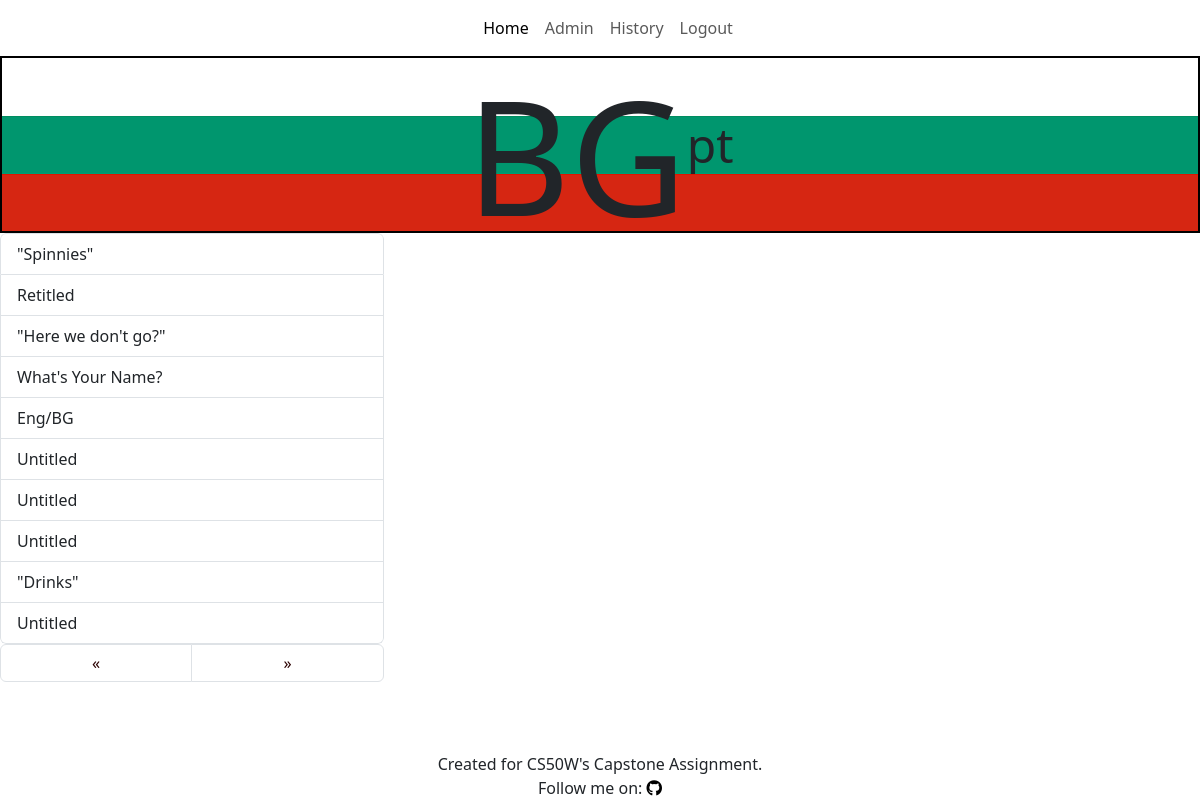
The page /history/2?page=2 (signed in) on the database its author committed.
### BGpt/models.py (models this page shows)
class User(AbstractUser):
    pass

class Chat(models.Model):
    user = models.ForeignKey("User", on_delete=models.CASCADE, related_name="chatter")
    session = models.IntegerField()
    title = models.CharField(max_length=100)
    input = models.TextField(max_length=500)
    response = models.TextField(max_length=500)
    trans_resp = models.TextField(max_length=500)
    timestamp = models.DateTimeField(auto_now_add=True)

### BGpt/views.py (the view)
# urls.py: path("history/<int:user_id>", views.history_view, name="history"),
@login_required
def history_view(request, user_id):
    try:
        user = models.User.objects.get(pk=user_id)
    except models.User.DoesNotExist:
        raise PermissionDenied
    if request.user != user:
        raise PermissionDenied
    full_hist = utils.gather_hist(user_id)
    paginator = Paginator(full_hist, 10)
    page_num = request.GET.get("page")
    page_obj = paginator.get_page(page_num)
    return render(request, "BGpt/history.html", {
        "history": page_obj
    })

### BGpt/utils.py (called while the page is built)
def gather_hist(user_id):
        hist = models.Chat.objects.filter(user=user_id).order_by('-session', 'timestamp')
        rev_hist = []
        d_hist = set()
        for session, group in groupby(hist, lambda x: x.session):
            session_group = list(group)
            if session not in d_hist:
                d_hist.add(session)
                rev_hist.append(session_group)
        return(rev_hist)

### BGpt/templates/BGpt/history.html (shortened to what this page needs)
{% extends "BGpt/layout.html" %}
{% load static %}
{% block body %}
<div id="bgpt-logo-cont">
    <h1>B</h1>
    <h1>G</h1>
    <h3>p</h3>
    <h3>t</h3>
</div>
<div class="row">
    <div class="col-4 text-truncate">
        <ul class="list-group">
            {% for sessions in history %}
                {% for h in sessions %}
                    {% ifchanged %}
                    <a class="list-group-item" data-id="ch-{{ h.session }}" href="#chat-{{ h.session }}" role="tab" aria-controls="list-{{ h.session }}">
                        <li class="title-list" id="item-{{h.session}}" >{{ h.title }}</li>
                    </a>
                    {% endifchanged %}
                {% endfor %}
            {% endfor %}
        </ul>
        <nav aria-label="Page navigation">
            <ul class="pagination">
                {% if history.has_previous %}
                <li class="page-item"><a href="?page={{ history.previous_page_number }}" class="page-link">&laquo;</a></li>
                {% else %}
                <li class="page-item disabled"><a href="?page={{ history.next_page_number }}" class="page-link">&laquo;</a></li>
                {% endif %}
                {% if history.has_next %}
                <li class="page-item"><a href="?page={{ history.next_page_number }}" class="page-link">&raquo;</a></li>
                {% else %}
                <li class="page-item disabled"><a href="?page={{ history.previous_page_number }}" class="page-link">&raquo;</a></li>
                {% endif %}
            </ul>
        </nav>
    </div>
    <div class="col-8">
    </div>
</div>
</div>
{% endblock %}

### BGpt/templates/BGpt/layout.html (shortened to what this page needs)
{% load static %}
<!DOCTYPE html>
<html lang="en">
  <head>
      <link href="{% static 'BGpt/styles.css' %}" rel="stylesheet">
      <link href="https://cdn.jsdelivr.net/npm/bootstrap@5.3.0/dist/css/bootstrap.min.css" rel="stylesheet">
      <link rel="stylesheet" href="https://cdnjs.cloudflare.com/ajax/libs/font-awesome/6.4.0/css/all.min.css">
  </head>
  <body>
      <nav class="navbar navbar-expand-lg navbar-light bg-light2">
        <div class="container-fluid">
          <div class="collapse navbar-collapse" id="navbarNavAltMarkup">
            <div class="navbar-nav">
              <a class="nav-link active" aria-current="page" href="{% url 'index' %}">Home</a>
              {% if user.is_authenticated %}
              <a class="nav-link" href="{% url 'profile' user.id %}">{{ user.username | capfirst }}</a>
              <a class="nav-link" href="{% url 'history' user.id %}">History</a>
              <a class="nav-link" href="{% url 'logout' %}">Logout</a>
              {% else %}
              <a class="nav-link" href="{% url 'login' %}">Login</a>
              <a class="nav-link" href="{% url 'register' %}">Register</a>
              {% endif %}
            </div>
          </div>
        </div>
      </nav>
      <div class="body-cont">
        {% block body %}
        {% endblock %}
      <footer>
        <div>Created for CS50W's Capstone Assignment.</div>
        <div>Follow me on: <a href="https://github.com/dermotbg" target="_blank"><i class="fa-brands fa-github" style="color: #000000;"></i></i></a></div>
      </footer>
  </body>
</html>

### BGpt/static/BGpt/styles.css (style rules this page uses)
body { display: flex; flex-direction: column; min-height: 100vh; }
body .body-cont { flex: 1; }
body .col-8 { padding-top: 10px; }
body #bgpt-logo-cont { display: flex; flex-direction: row; justify-content: center; align-items: center; background-image: url(Flag.png); border: solid 2px black; }
body #bgpt-logo-cont h1 { font-size: 10rem; max-height: 165px; }
body #bgpt-logo-cont h3 { font-size: 3em; margin-bottom: 0; }
body .pagination { justify-content: center; text-decoration: none; }
body .pagination li { text-align: center; min-width: 50%; }
body .pagination .page-link { text-decoration: none; color: #2b0000; }
body .title-list { max-width: 100%; overflow: hidden; text-overflow: ellipsis; white-space: nowrap; list-style: none; }
body .list-group { overflow-y: auto; border: none; }
body .bg-light2 { background-color: white; border: none; box-shadow: none; }
#navbarNavAltMarkup { justify-content: center; padding: 0 5% 0 5%; }
footer { display: flex; flex-direction: column; justify-content: center; align-items: center; }
.navbar-light { box-shadow: 0 0 0 5px #0f4d32; }

### rows shown on the page
User: username "Admin"
Chat: title "\"Spinnies\""
Chat: title "Retitled"
Chat: title "\"Here we don't go?\""
Chat: title "What's Your Name?"
Chat: title "Eng/BG"
Chat: title "Untitled"
Chat: title "Untitled"
Chat: title "Untitled"
Chat: title "\"Drinks\""
Chat: title "Untitled"
